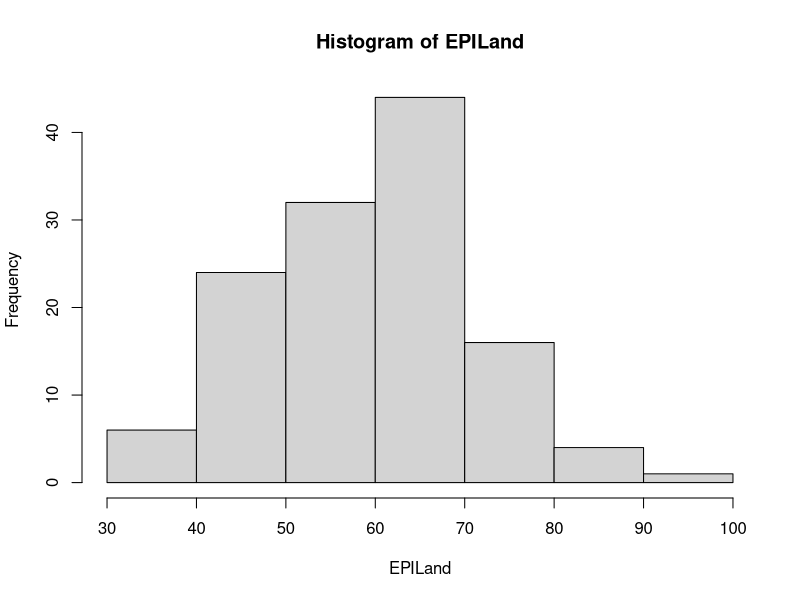
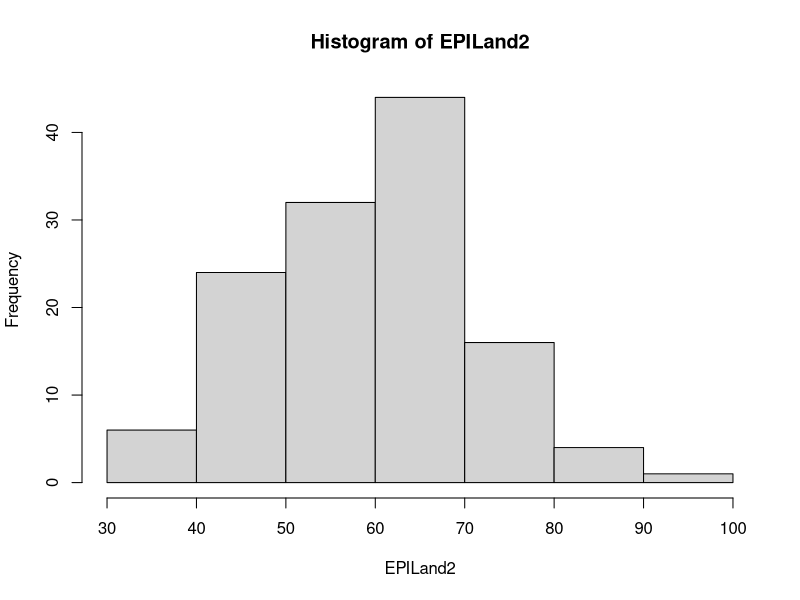
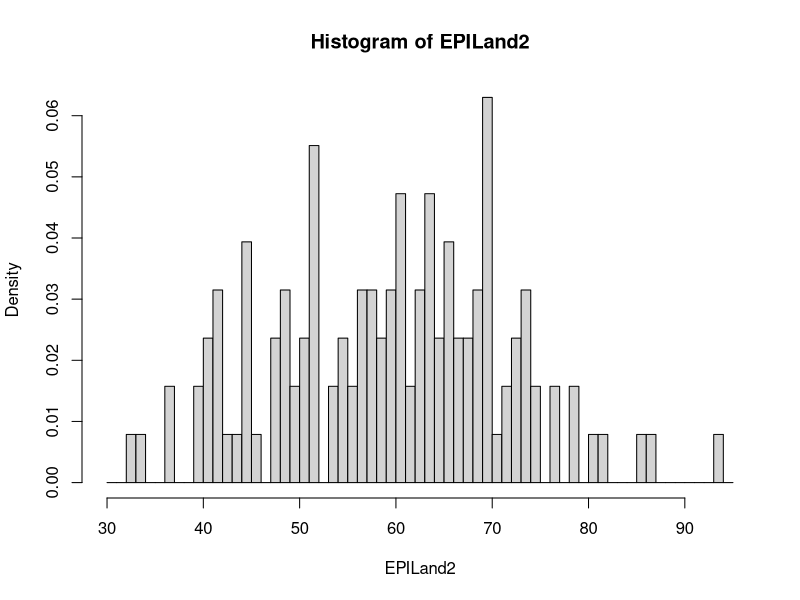
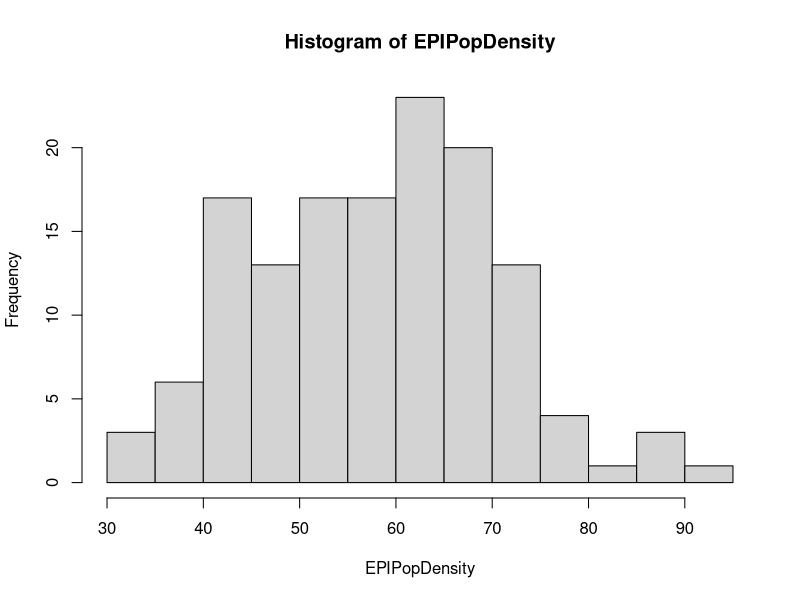
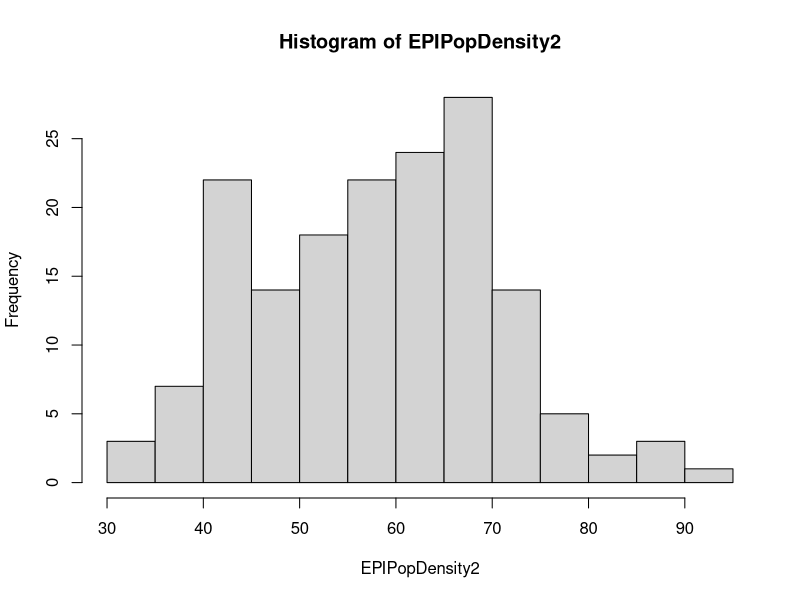

Generate these figures, in order, with R:
## Part 1, Exercise 2
data <- read.csv('data/2010EPI_data.csv', header=TRUE)
# View(data)

# filtering out landlock
EPILand <- data$EPI[!data$Landlock]
EPILand
EPILand2 <- EPILand[!is.na(EPILand)]
EPILand2

hist(EPILand)
hist(EPILand2)
hist(EPILand2, seq(30., 95., 1.0), prob=TRUE)

# filtering on high pop. density
EPIPopDensity <- data$EPI[!data$High_Population_Density]
EPIPopDensity
EPIPopDensity2 <- data$EPI[!is.na(EPIPopDensity)]
EPIPopDensity2

hist(EPIPopDensity)
hist(EPIPopDensity2)

# filter on EPI regions - strings/characters, not numbers
EPISouthAsia <- data$EPI[]
EPISouthAsia
